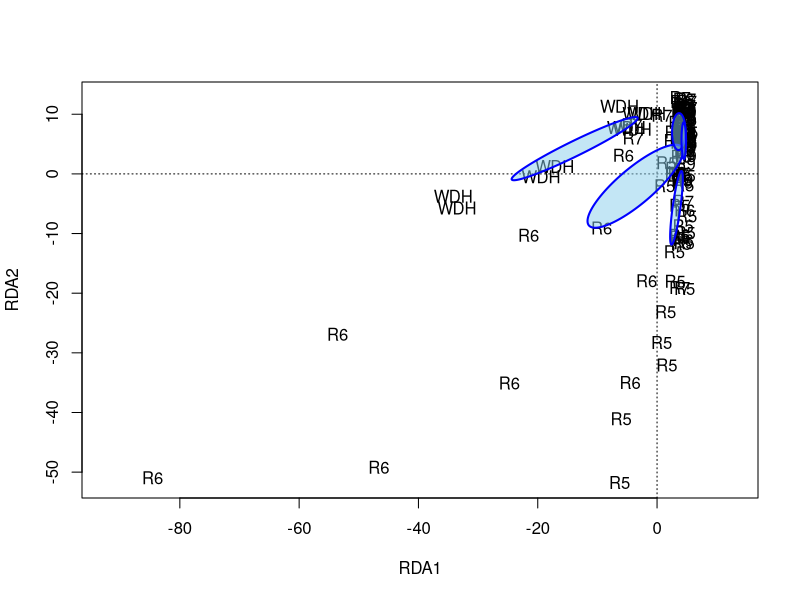
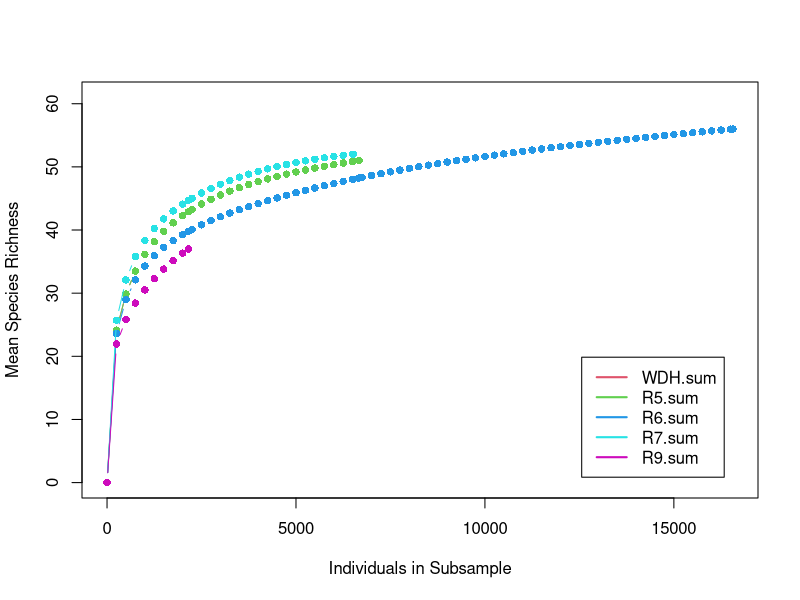
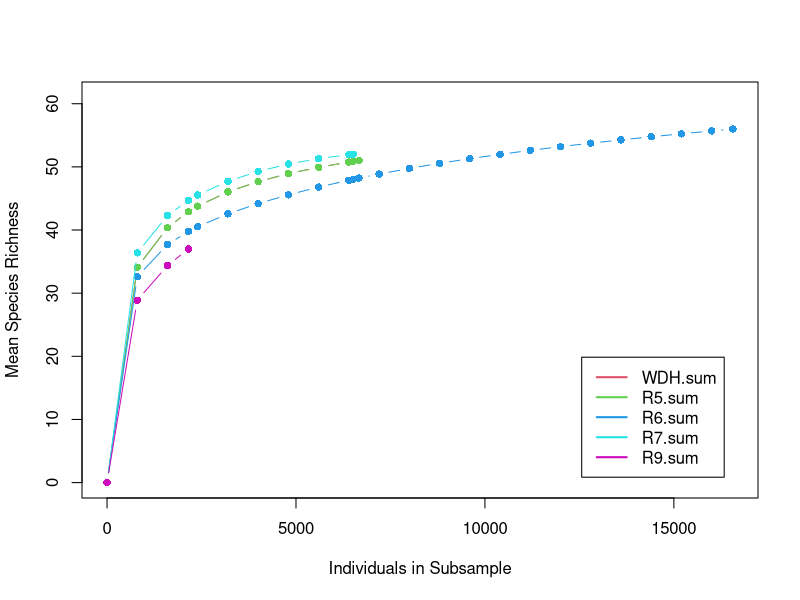

The R script that drew these images, in order:
# Load the vegan package and the "SR_Inverts" csv from GitHub.
# These data are benthic macroinvertebrate samples from the West Branch Susquehanna River and White Deer Hole Creek collected in 2012.
# Sample codes refer to a riffle number for the West Branch, with smaller numbers upstream (R5, R6, etc.).
# White Deer Hole samples are abbreviated as WDH and grouped together.

library(vegan)
setwd("C:/GitHub/hornam/Week8")
df.SRinverts <- read.csv("SR_Inverts.csv")

#Data prep (10 points):
# These data are setup in a common structure for stream ecology with additional taxonomic information. 
# In our case, the file also contains the Order and Family names for each genus of aquatic insects. 
# We need to remove these for analysis. Subset the data with brackets and a negative symbol to remove the Order and Family info.
df.SRinverts <- df.SRinverts[,-c(1,2)]
#Now transpose the data - remember species need to be columns and sites need to be rows for analysis:
df.SRinverts <- t(df.SRinverts)
# Use these two lines to turn your first row into column names and then remove the first row.
  # This assumes your data frame is named "df". You are welcome to change that.
colnames(df.SRinverts) <- df.SRinverts[1,]
df.SRinverts <- df.SRinverts[-1,]
# You should now have a data frame with samples as row names and species as column names.
    # The first column should be the riffle where these samples were collected.

#Data analysis (10 points):
# It is common in community ecology to ask questions about "clustering" of communities spatially (i.e. are closer samples more similar?).
# Now test if "riffle" is a significant predictor of the macroinvertebrate community.  
  # Report your p-value and constrained variance for the model.
  # Plot Axis 1 and Axis 2 of the results with 95% confidence intervals around the riffles.
    # Hint: it will make things easier if you create two separate data frames. One with the Riffle names and one with the bugs.

riff <- df.SRinverts[,1]
bugs <- as.data.frame(df.SRinverts[,-1])
bugs <- sapply(bugs, as.numeric )


?rda
mod1 <- rda(bugs ~ riff)
mod1
anova(mod1)
plot(mod1, type= "n", display = "sites")
text(mod1,display ="sites", labels = as.character(riff))
pl <- ordiellipse(mod1, riff, kind="se", conf=0.95, lwd=2, draw = "polygon", 
                  col="skyblue", border = "blue")
#p - value: .002,sig relationship#
#constrained variance = 1.364e+04#

# If your code results in an "error: 'x' must be numeric" Then run this line of code to force all bugs to numeric
  # Assuming your data frame of macroinvertebrates is called "bugs".

bugs <- sapply(bugs, as.numeric )

# (Q1) - Which group of samples is clearly different along Axis 1? Does this make sense based on what you know about the data? (3 pts)

#The R5 and R6 sites seem to be the most out of the cluster. We know these sites are further upstream. 
#That is important because upstream sites tend to differ from downstream sites on the Susuquehanna in the 
#sense that they tend to be more forested compared to more agriculturally developed 
#downstream sites#

# Use the rarefaction function from the tutorial to plot 250-individual subsamples grouped and summed by the riffle where they were collected.
  # Hint: use the subset() function to select only the samples from a specific riffle
  # Hint 2: use two equal signs, not one, in the subset() function.
?subset
#Breakdown of code#
#made df a data frame because it was acting weird and the class was a matrix#
#grouping - used subset() to pull specefic riffles and their species data from the big df#
#summing - took our subsetted df and summed the columns. the [,-1] just gets rid of the riffle column
#important to do because that data is not numeric and cannot become numeric#
#pooled it all together with rbind#

df.SRinverts <- as.data.frame(df.SRinverts)

#?sapply - applies a function over a list or vector#

df.WDH <- subset(df.SRinverts, df.SRinverts$Riffle == "WDH")
WDH.sum <- colSums(sapply(df.WDH[,-1], as.numeric))

df.R5 <- subset(df.SRinverts, df.SRinverts$Riffle == "R5")
R5.sum <- colSums(sapply(df.WDH[,-1], as.numeric))

df.R6 <- subset(df.SRinverts, df.SRinverts$Riffle == "R6")
R6.sum <- colSums(sapply(df.R6[,-1], as.numeric))
  
df.R7 <- subset(df.SRinverts, df.SRinverts$Riffle == "R7")
R7.sum <- colSums(sapply(df.R7[,-1], as.numeric))

df.R9 <- subset(df.SRinverts, df.SRinverts$Riffle == "R9")
R9.sum <- colSums(sapply(df.R9[,-1], as.numeric))

pool.riff <- rbind(WDH.sum, R5.sum, R6.sum, R7.sum, R9.sum)

#rarefaction function#

rarefaction<-function(x,subsample=5, plot=TRUE, color=TRUE, error=FALSE, legend=TRUE, symbol=c(1,2,3,4,5,6,7,8,9,10,11,12,13,14,15,16,17,18)){
  
  library(vegan)
  
  
  
  x <- as.matrix(x)
  y1<-apply(x, 1, sum)
  rare.data<-x                                   
  
  select<-unique(sort(c((apply(x, 1, sum)), (seq(0,(max(y1)), by=subsample)), recursive=TRUE)))
  
  
  storesummary.e<-matrix(data=NA, ncol=length(rare.data[,1]),nrow=length(select))
  rownames(storesummary.e)<-c(select)
  colnames(storesummary.e)<-rownames(x)
  storesummary.se<-matrix(data=NA, ncol=length(rare.data[,1]),nrow=length(select))
  rownames(storesummary.se)<-c(select)
  colnames(storesummary.se)<-rownames(x)
  
  
  
  
  for(i in 1:length(select))                      #the for loop
  {
    select.c<-select[i]                     #assigns the 'i'th element of select to select.c
    foo<-rarefy(x,select.c, se=T)           #use whatever vegan fn you want
    
    
    
    storesummary.e[i,]<-foo[1,]
    storesummary.se[i,]<-foo[2,]            
    
  }
  
  storesummary.e<-as.data.frame(storesummary.e)               
  richness.error<<-storesummary.se
  
  for (i in 1:(length(storesummary.e)))
  {
    storesummary.e[,i]<-ifelse(select>sum(x[i,]), NA, storesummary.e[,i])
  }
  
  
  
  ###############plot result################################
  if (plot==TRUE)
  {
    if(color==TRUE){
      plot(select,storesummary.e[,1], xlab="Individuals in Subsample", 
           xlim=c(0,max(select)), ylim=c(0, 5+(max(storesummary.e[,1:(length(storesummary.e))], na.rm=TRUE))),
           ylab="Mean Species Richness", pch =16, col=2, type="n")
      
      for (j in 1:(length(storesummary.e))){
        points(select, storesummary.e[,j], pch=16, col=j+1, type="b", lty=1)}
      
      if(error==TRUE){
        for (m in 1:(length(storesummary.e))){
          segments(select, storesummary.e[,m]+storesummary.se[,m],select, storesummary.e[,m]-storesummary.se[,m])
        }
      }
      if (legend==TRUE){
        legend("bottomright", colnames(storesummary.e), inset=0.05, lty=1, col=1:length(storesummary.e)+1, lwd=2)
      }
    }
    else
    {
      plot(select,storesummary.e[,1], xlab="Individuals in Subsample", 
           xlim=c(0,max(select)), ylim=c(0, 5+(max(storesummary.e[,1:(length(storesummary.e))], na.rm=TRUE))),
           ylab="Mean Species Richness", pch =16, col=2, type="n")
      
      for (j in 1:(length(storesummary.e))){
        points(select, storesummary.e[,j], type="l", lty=1)}
      
      for (k in 1:(length(storesummary.e))){
        symbol<-ifelse(symbol<length(storesummary.e),rep(symbol,2),symbol)
        points(as.numeric(rownames(subset(storesummary.e, storesummary.e[,k]==max(storesummary.e[,k],na.rm=TRUE)))), max(storesummary.e[,k],na.rm=TRUE), pch=symbol[k], cex=1.5)}
      
      if(error==TRUE){
        for (m in 1:(length(storesummary.e))){
          points(select, storesummary.e[,m]+storesummary.se[,m], type="l", lty=2)
          points(select, storesummary.e[,m]-storesummary.se[,m], type="l", lty=2)}}
      
      k<-1:(length(storesummary.e))
      if (legend==TRUE){
        legend("bottomright", colnames(storesummary.e), pch=symbol[k], inset=0.05, cex=1.3)
      }
    }
  }
  print("rarefaction by J. Jacobs, last update April 17, 2009")
  if(error==TRUE)(print("errors around lines are the se of the iterations, not true se of the means")  )     
  list("richness"= storesummary.e, "SE"=richness.error, "subsample"=select)        
}

rarefaction(pool.riff, subsample=250, plot=TRUE, color=TRUE, error=FALSE,  legend=TRUE, symbol)

# (Q2) - Which riffle took the most effort to effectively sample? (2 pts)
    # Hint: if you use rbind() to bring your summed riffles together it will be easier to display in a single rarefaction plot.

## R6 - indicated by longest curve. ##
#but R9 has the lowest curve...

# (Q3) - Do you think the differences between riffles are ecologically meaningful? (3 pts)
    # Hint: It might help to look at 800-individual subsamples to answer this question.

rarefaction(pool.riff, subsample=800, plot=TRUE, color=TRUE, error=FALSE,  legend=TRUE, symbol)

#Yes, it looks like inc sample number does not change the curves or their length/slope. In application, Riffle 6
#may have the most rare species or species richness, something along those lines. 
#Or most individuals sampled.

# (Q4) - Why do the curves stop at different locations on the x-Axis? (2 pts)

#I assume they stop because they've reached the point of the asymptote, when more samples no longer changes 
#the species richness, or sampling more is no longer effective#
#Ahh, it's because of number of individuals sampled, none of these reached their asymptote.
